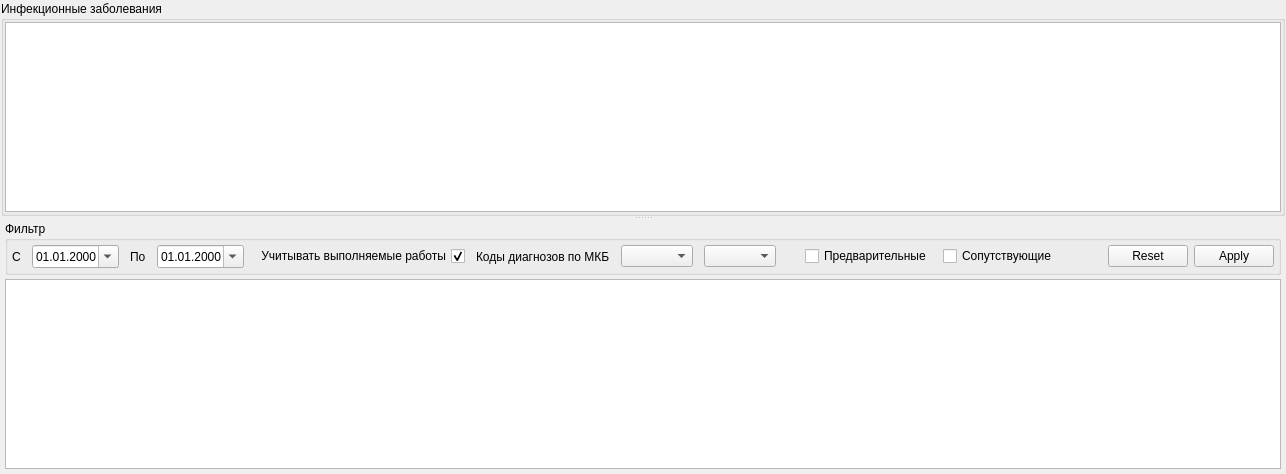
          <widget class="QWidget" name="tabInfectionDiseases">
           <attribute name="title">
            <string>Инфекционные заболевания</string>
           </attribute>
           <layout class="QGridLayout" name="gridLayout_30">
            <property name="margin">
             <number>1</number>
            </property>
            <property name="spacing">
             <number>1</number>
            </property>
            <item row="0" column="0">
             <widget class="QSplitter" name="splitter_13">
              <property name="orientation">
               <enum>Qt::Vertical</enum>
              </property>
              <widget class="QGroupBox" name="groupBox_5">
               <property name="title">
                <string>Инфекционные заболевания</string>
               </property>
               <layout class="QGridLayout" name="gridLayout_28">
                <property name="margin">
                 <number>1</number>
                </property>
                <property name="spacing">
                 <number>1</number>
                </property>
                <item row="0" column="0">
                 <widget class="QSplitter" name="splitter_14">
                  <property name="orientation">
                   <enum>Qt::Horizontal</enum>
                  </property>
                  <widget class="QSplitter" name="splitter_15">
                   <property name="orientation">
                    <enum>Qt::Vertical</enum>
                   </property>
                   <widget class="CInDocTableView" name="tblInfectionDiseases"/>
                  </widget>
                 </widget>
                </item>
               </layout>
              </widget>
              <widget class="QWidget" name="tabClientDiseasesFilter" native="true">
               <layout class="QGridLayout" name="gridLayout_29">
                <property name="leftMargin">
                 <number>4</number>
                </property>
                <property name="topMargin">
                 <number>1</number>
                </property>
                <property name="rightMargin">
                 <number>4</number>
                </property>
                <property name="bottomMargin">
                 <number>4</number>
                </property>
                <property name="spacing">
                 <number>4</number>
                </property>
                <item row="1" column="0">
                 <widget class="QSplitter" name="splitterClientDiseasesFilter">
                  <property name="orientation">
                   <enum>Qt::Horizontal</enum>
                  </property>
                  <widget class="CInDocTableView" name="tblClientDiseases"/>
                 </widget>
                </item>
                <item row="0" column="0">
                 <widget class="QGroupBox" name="frmClientDiseasesFilter">
                  <property name="sizePolicy">
                   <sizepolicy hsizetype="Preferred" vsizetype="Maximum">
                    <horstretch>0</horstretch>
                    <verstretch>0</verstretch>
                   </sizepolicy>
                  </property>
                  <property name="title">
                   <string>Фильтр</string>
                  </property>
                  <layout class="QGridLayout" name="_14">
                   <property name="horizontalSpacing">
                    <number>11</number>
                   </property>
                   <property name="verticalSpacing">
                    <number>4</number>
                   </property>
                   <property name="margin">
                    <number>4</number>
                   </property>
                   <item row="0" column="4">
                    <widget class="QCheckBox" name="chkExecActionsClientDiseasesFilter">
                     <property name="layoutDirection">
                      <enum>Qt::RightToLeft</enum>
                     </property>
                     <property name="text">
                      <string>Учитывать выполняемые работы</string>
                     </property>
                     <property name="checked">
                      <bool>true</bool>
                     </property>
                    </widget>
                   </item>
                   <item row="0" column="5">
                    <widget class="QLabel" name="lblMKBClientDiseasesFilter">
                     <property name="text">
                      <string>Коды диагнозов по МКБ</string>
                     </property>
                    </widget>
                   </item>
                   <item row="0" column="10">
                    <widget class="QCheckBox" name="chkConcomitantClientDiseasesFilter">
                     <property name="text">
                      <string>Сопутствующие</string>
                     </property>
                    </widget>
                   </item>
                   <item row="0" column="9">
                    <widget class="QCheckBox" name="chkPreliminaryClientDiseasesFilter">
                     <property name="text">
                      <string>Предварительные</string>
                     </property>
                    </widget>
                   </item>
                   <item row="0" column="3">
                    <widget class="CF090DateEdit" name="edtEndDateClientDiseasesFilter">
                     <property name="displayFormat">
                      <string>dd.MM.yyyy</string>
                     </property>
                     <property name="calendarPopup">
                      <bool>true</bool>
                     </property>
                    </widget>
                   </item>
                   <item row="0" column="2">
                    <widget class="QLabel" name="lblEndDateClientDiseasesFilter">
                     <property name="sizePolicy">
                      <sizepolicy hsizetype="Maximum" vsizetype="Preferred">
                       <horstretch>0</horstretch>
                       <verstretch>0</verstretch>
                      </sizepolicy>
                     </property>
                     <property name="text">
                      <string>По</string>
                     </property>
                    </widget>
                   </item>
                   <item row="0" column="0">
                    <widget class="QLabel" name="lblBegDateClientDiseasesFilter">
                     <property name="sizePolicy">
                      <sizepolicy hsizetype="Maximum" vsizetype="Preferred">
                       <horstretch>0</horstretch>
                       <verstretch>0</verstretch>
                      </sizepolicy>
                     </property>
                     <property name="text">
                      <string>С</string>
                     </property>
                    </widget>
                   </item>
                   <item row="0" column="8">
                    <widget class="QLabel" name="label">
                     <property name="text">
                      <string/>
                     </property>
                    </widget>
                   </item>
                   <item row="0" column="1">
                    <widget class="CF090DateEdit" name="edtBegDateClientDiseasesFilter">
                     <property name="displayFormat">
                      <string>dd.MM.yyyy</string>
                     </property>
                     <property name="calendarPopup">
                      <bool>true</bool>
                     </property>
                    </widget>
                   </item>
                   <item row="0" column="12">
                    <widget class="QDialogButtonBox" name="btnButtonBoxClientDiseasesFilter">
                     <property name="sizePolicy">
                      <sizepolicy hsizetype="Maximum" vsizetype="Fixed">
                       <horstretch>0</horstretch>
                       <verstretch>0</verstretch>
                      </sizepolicy>
                     </property>
                     <property name="orientation">
                      <enum>Qt::Horizontal</enum>
                     </property>
                     <property name="standardButtons">
                      <set>QDialogButtonBox::Apply|QDialogButtonBox::Reset</set>
                     </property>
                    </widget>
                   </item>
                   <item row="0" column="11">
                    <spacer name="horizontalSpacer_4">
                     <property name="orientation">
                      <enum>Qt::Horizontal</enum>
                     </property>
                     <property name="sizeHint" stdset="0">
                      <size>
                       <width>40</width>
                       <height>20</height>
                      </size>
                     </property>
                    </spacer>
                   </item>
                   <item row="0" column="7">
                    <widget class="CICDCodeEditFocusEvent" name="cmbMKBToClientDiseasesFilter">
                     <property name="sizePolicy">
                      <sizepolicy hsizetype="Maximum" vsizetype="Fixed">
                       <horstretch>0</horstretch>
                       <verstretch>0</verstretch>
                      </sizepolicy>
                     </property>
                    </widget>
                   </item>
                   <item row="0" column="6">
                    <widget class="CICDCodeEditFocusEvent" name="cmbMKBFromClientDiseasesFilter">
                     <property name="sizePolicy">
                      <sizepolicy hsizetype="Maximum" vsizetype="Fixed">
                       <horstretch>0</horstretch>
                       <verstretch>0</verstretch>
                      </sizepolicy>
                     </property>
                    </widget>
                   </item>
                  </layout>
                 </widget>
                </item>
               </layout>
              </widget>
             </widget>
            </item>
           </layout>
          </widget>
